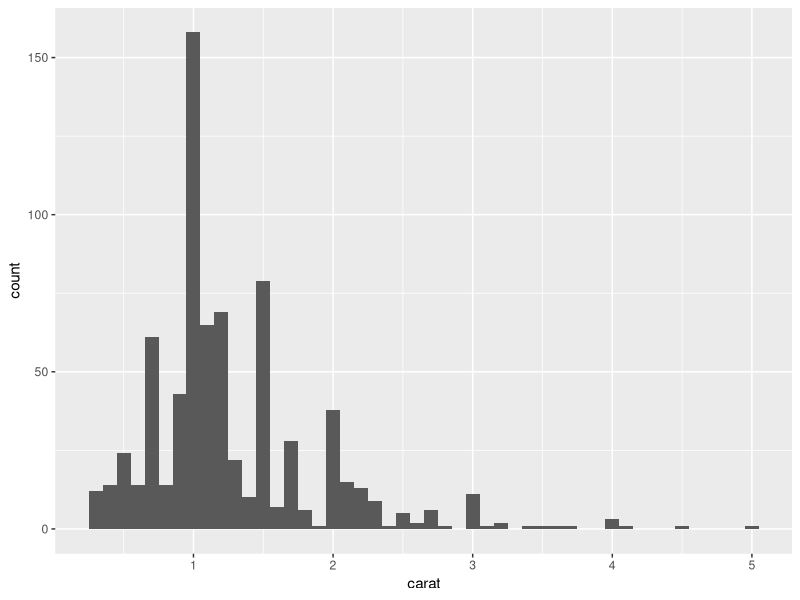

Write the R code that produced this figure.
## ---- chunk 1
#| echo: FALSE
#| message: FALSE
#| warning: FALSE
library(tidyverse)
## ---- chunk 2
#| echo: TRUE
map(1:3, \(x) x^2)
## ---- chunk 3
#| echo: TRUE
map_dbl(1:3, \(x) x^2)          # double vector
map_chr(c("a", "bb"), \(x) str_c(x, "!"))   # character vector
map_int(list(1:5, 1:10), length)            # integer vector
## ---- chunk 4
#| echo: TRUE
nums <- diamonds |> select(carat, depth, price)
map_dbl(nums, median)
## ---- chunk 5
#| echo: TRUE
walk(c("first", "second", "third"), \(x) cat(x, "\n"))
## ---- chunk 6
#| echo: TRUE
by_clarity <- diamonds |> group_nest(clarity)
by_clarity
## ---- chunk 7
#| echo: TRUE
by_clarity$data[[1]]
## ---- chunk 8
#| echo: TRUE
by_clarity <- by_clarity |>
  mutate(path = str_glue("diamonds-{clarity}.csv"))
by_clarity
## ---- chunk 9
#| echo: TRUE
#| fig-height: 2.6
carat_histogram <- function(df) {
  ggplot(df, aes(x = carat)) + geom_histogram(binwidth = 0.1)
}
carat_histogram(by_clarity$data[[1]])
## ---- chunk 10
#| echo: TRUE
by_clarity <- by_clarity |>
  mutate(
    plot = map(data, carat_histogram),
    path = str_glue("clarity-{clarity}.png")
  )
